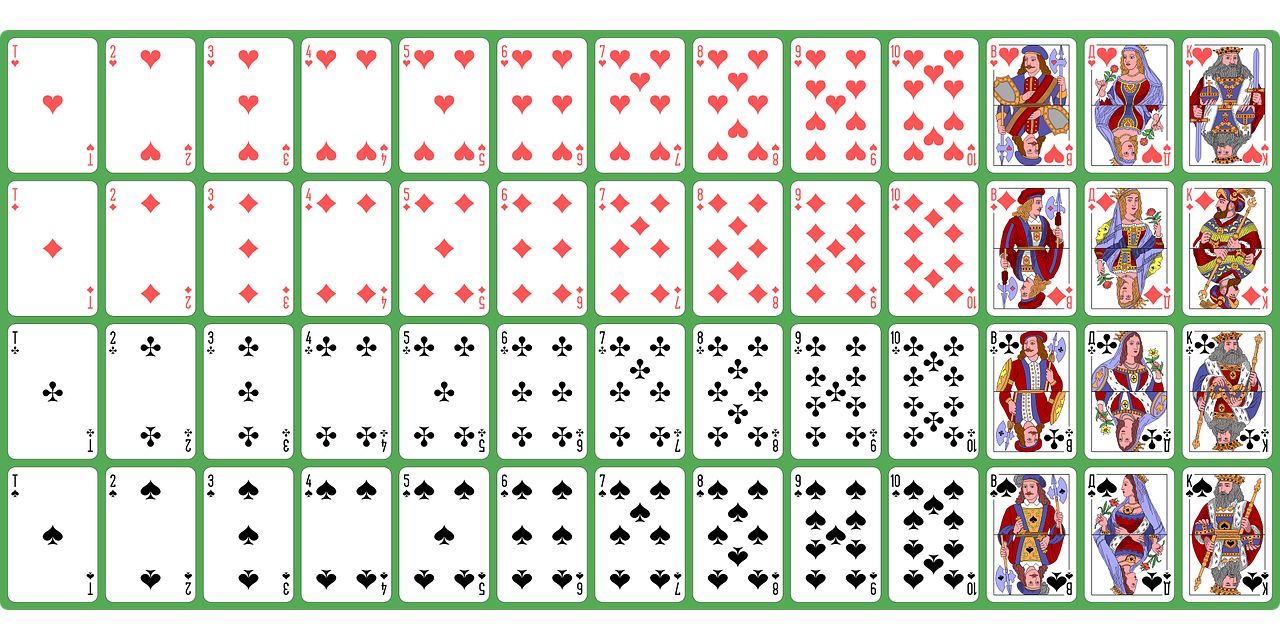
#> input picture template_matching_drill/test/img.png, 1280 x 640 px
$ python detect.py
#> lines starting #> are read from the running program, lines starting #| are printed output that depends on the picture; after the words box and inside, x2 and y2 are one past the last pixel; in counts of white or black regions, pixels touching at a corner belong together
#! /usr/bin/env python
# -*- coding: utf-8 -*-
import cv2

#画像をグレースケールで読み込む
img = cv2.imread("test/img.png", 0)
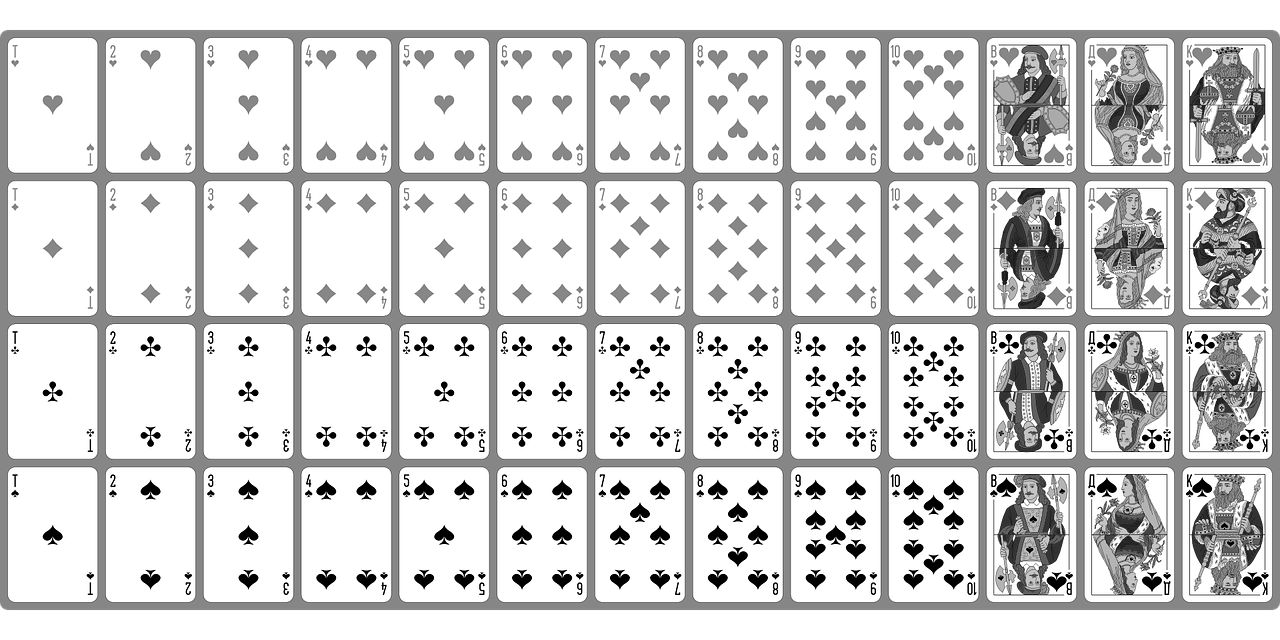
#> img: shape (640, 1280); min 0, max 255, mean 213.4
temp = cv2.imread("test/temp.png", 0)
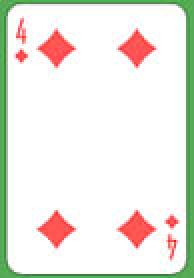
#> input picture template_matching_drill/test/temp.png, 97 x 139 px (shown 2 times larger)
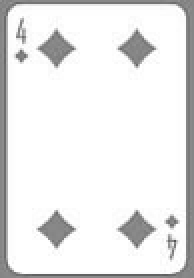
#> temp: shape (139, 97) (shown 2 times larger); min 83, max 255, mean 233

#マッチングテンプレートを実行
#比較方法はcv2.TM_CCOEFF_NORMEDを選択
result = cv2.matchTemplate(img, temp, cv2.TM_CCOEFF_NORMED)
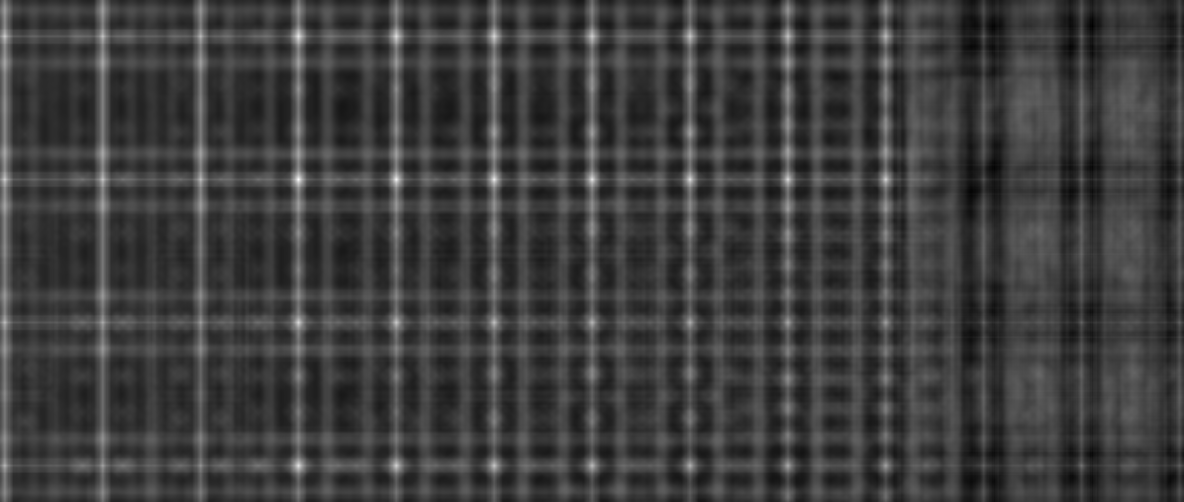
#> result: shape (502, 1184) float32; min -0.317, max 0.996, mean 0.00193; drawn with min black and max white

#検出結果から検出領域の位置を取得
min_val, max_val, min_loc, max_loc = cv2.minMaxLoc(result)
#> min_val = -0.317; max_val = 0.996; min_loc = (1092, 26); max_loc = (298, 179)
top_left = max_loc
#> top_left = (298, 179)
w, h = temp.shape[::-1]
#> w = 97; h = 139
bottom_right = (top_left[0] + w, top_left[1] + h)
#> bottom_right = (395, 318)

#検出領域を四角で囲んで保存
result = cv2.imread("test/img.png")
#> result is the input picture: shape (640, 1280, 3); mean B, G, R 204.1, 215.4, 213.6
cv2.rectangle(result,top_left, bottom_right, (255, 0, 0), 2)
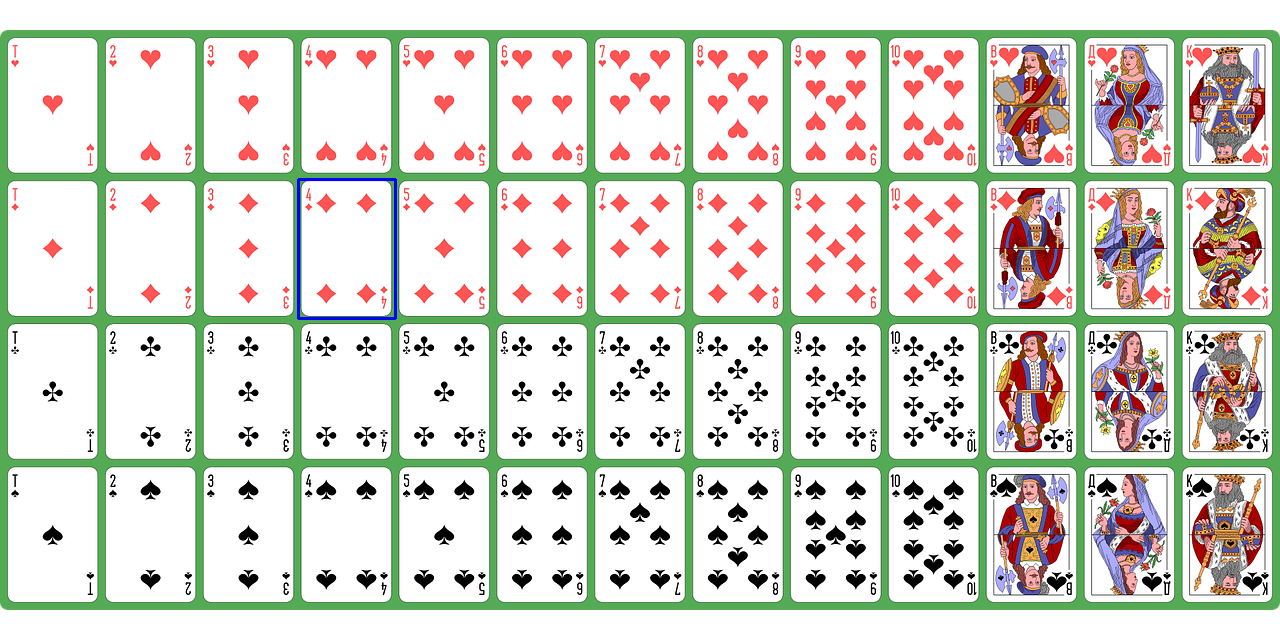
#> result: shape (640, 1280, 3); 0.17% of pixels changed, all inside (x1, y1, x2, y2) = (297, 178, 397, 320)
cv2.imwrite("result.png", result)

print("Target location\n top_left = {}\n bottom_right = bottom_right {}\n center = {}\n".format(top_left, bottom_right, (top_left[0]+int(w/2), top_left[1]+ int(h/2))))
#| Target location
#|  top_left = (298, 179)
#|  bottom_right = bottom_right (395, 318)
#|  center = (346, 248)
